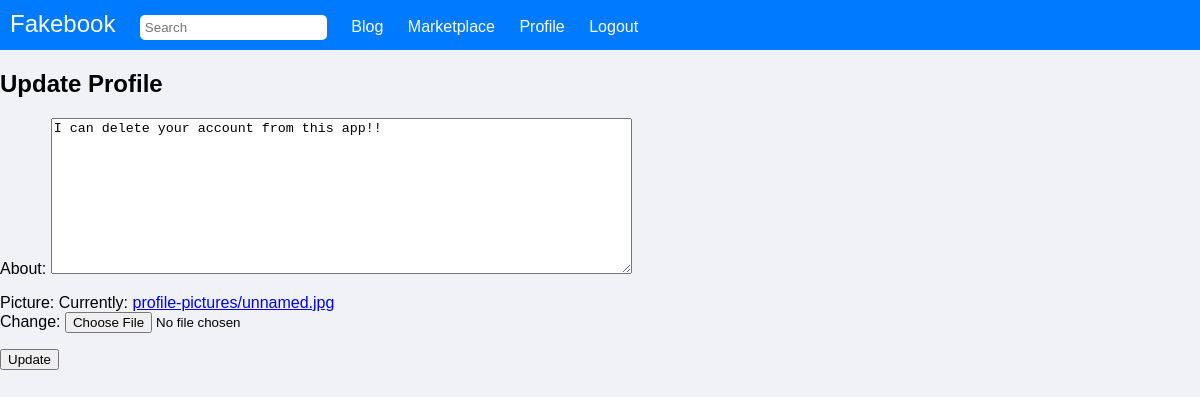
The app's page /update-profile/1 (signed in), older data.
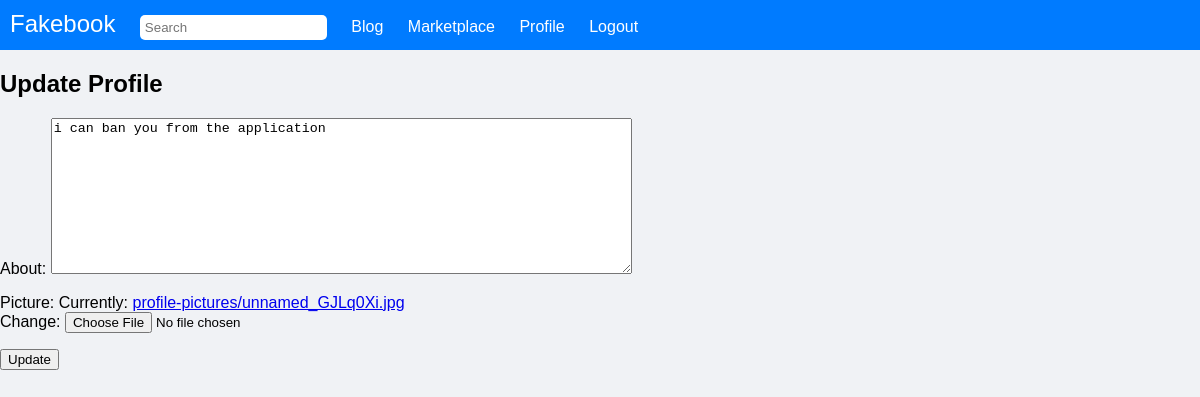
The same page, newer data.
### users/models.py (models this page shows, shortened)
class Profile(models.Model):
    user = models.OneToOneField(User , on_delete=models.CASCADE , related_name='profile')
    about = models.CharField(max_length=850 , null=True , blank=True)
    picture = models.ImageField(upload_to='profile-pictures' , default ='profile-pictures/default.jpg')
    friends = models.ManyToManyField(User , related_name="friends" , blank=True)

### users/views.py (the view, shortened to what this page needs)
# urls.py: path('update-profile/<int:pk>' , views.UpdateProfile.as_view() , name='u-update-profile'),
class UpdateProfile(LoginRequiredMixin , UpdateView):
    model = Profile
    form_class = ProfileForm
    template_name = 'users/profile-update.html'
    def get_queryset(self):
        return super().get_queryset().filter(user=self.request.user)

### users/forms.py
class ProfileForm(forms.ModelForm):
    class Meta:
        model = Profile
        fields = ("about", "picture")
        widgets = {
            'about':forms.Textarea(attrs={'rows':10, 'cols':70})
            }

### users/templates/users/profile-update.html (shortened to what this page needs)
{% load static %}
<html lang="en">
<head>
</head>
<body>
    <div style="background-color: #007bff; padding: 10px;">
        <span style="font-size: 24px; color: #fff; margin-right: 20px;">Fakebook</span>
        <input type="text" placeholder="Search" style="padding: 5px; border-radius: 5px; border: none; margin-right: 20px;">
        <a href="{% url 'blog:b-home' %}" style="color: #fff; text-decoration: none; margin-right: 20px; transition: color 0.3s;">Blog</a>
        <a href="{% url 'marketplace:mp-home' %}" style="color: #fff; text-decoration: none; margin-right: 20px; transition: color 0.3s;">Marketplace</a>
        <a href="{% url 'user:u-profile' user.username %}" style="color: #fff; text-decoration: none; margin-right: 20px; transition: color 0.3s;">Profile</a>
        <a href="{% url 'user:u-logout' %}" style="color: #fff; text-decoration: none; transition: color 0.3s;">Logout</a>
    </div>
    <div class="add-post-container" >
        <h2>Update Profile</h2>
        <form method="POST" enctype="multipart/form-data" >
            {{ form.as_p }}
            <button type="submit" class="add-post-button">Update</button>
        </form>
    </div>
</body>
</html>

Row changes from the older to the newer data that the page shows:
changed Profile: about "I can delete your account from this app!!" → "i can ban you from the application"
Text that changed along with them:
text no longer shown: "About: Picture: Currently: profile-pictures/unnamed.jpg Change:"
text now shown: "About: Picture: Currently: profile-pictures/unnamed_GJLq0Xi.jpg Change:"
